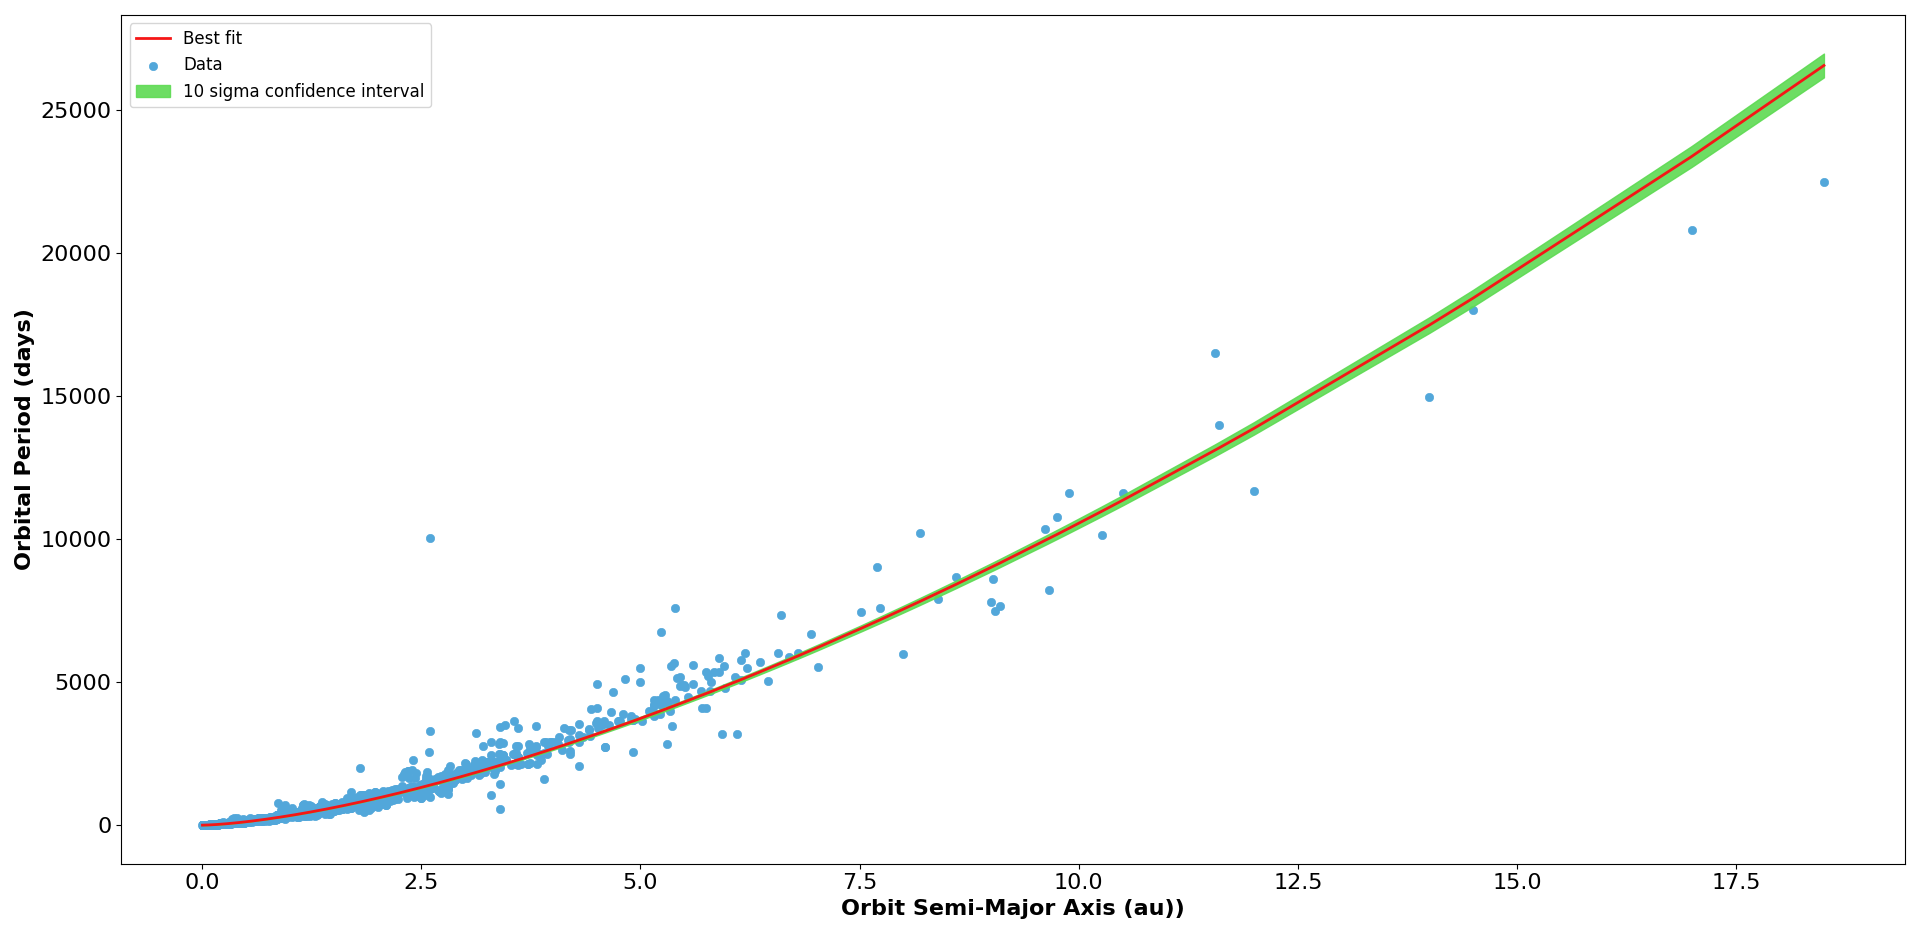

Generate this figure with Python:

# Paths:
path_data = "data/"

# Packages:
import numpy as np
import pandas as pd
import seaborn as sns
import matplotlib.pyplot as plt
from scipy.optimize import curve_fit

# Display options:
pd.set_option("display.width", 1200)
pd.set_option("display.max_columns", 300)
pd.set_option("display.max_rows", 300)

# Dataset:
df = pd.read_csv(path_data + "nasa_exoplanets.csv")
df_varnames = pd.read_csv(path_data + "nasa_exoplanets_var_names.csv")

# Variables:
resp_var = "pl_orbper"
resp_var_name = df_varnames.loc[(df_varnames["var"] == resp_var), ["var_name"]].values[0][0]
pred_var = "pl_orbsmax"
pred_var_name = df_varnames.loc[(df_varnames["var"] == pred_var), ["var_name"]].values[0][0]

# Adapt the data:
df = df[[pred_var, resp_var]]
df = df.dropna()
df = df.reset_index(drop = True)
df = df[(df[resp_var] < 25000) &
        (df[pred_var] < 20 )]
df = df.sort_values(by = pred_var)

# Fit function:
def kepler_orb(x, a):
    y = a*x**(1.5)
    return(y)

# Regression model:
X = df[pred_var]
Y = df[resp_var]
popt, pcov = curve_fit(f = kepler_orb,
                       xdata = X,
                       ydata = Y,
                       p0 = [1],
                       method = "lm")
popt = popt[0]
perr = np.sqrt(np.diag(pcov))[0]
nstd = 10
popt_up = popt + nstd*perr
popt_dw = popt - nstd*perr
y_fit = kepler_orb(x = X,
                   a = popt)
y_fit_up = kepler_orb(x = X,
                      a = popt_up)
y_fit_dw = kepler_orb(x = X,
                      a = popt_dw)

# Plot:
fig, ax = plt.subplots(
    figsize = (20, 10),
    tight_layout = True
)
_ = sns.scatterplot(
    x = X,
    y = Y,
    marker = "o",
    color = "#52A7DA",
    edgecolor = None,
    label = "Data",
    ax = ax
)
_ = sns.lineplot(
    x = X,
    y = y_fit,
    linewidth = 2,
    color = "#F51616",
    label = "Best fit",
    ci = None,
    ax = ax
)
_ = ax.fill_between(
    x = X,
    y1 = y_fit_up,
    y2 = y_fit_dw,
    color = "#5DDA52",
    alpha = 0.9,
    label = str(nstd) + " sigma confidence interval"
)
handles, labels = ax.get_legend_handles_labels()
leg = ax.legend(
    handles, labels,
    fontsize = "large",
    title_fontsize = 16,
    loc = "upper left"
)
_ = ax.set_xlabel(
    pred_var_name,
    fontsize = 16,
    fontweight = "bold"
)
_ = ax.set_ylabel(
    resp_var_name,
    fontsize = 16,
    fontweight = "bold"
)
_ = ax.tick_params(
    axis = "x", 
    which = "major", 
    labelsize = 16
)
_ = ax.tick_params(
    axis = "y", 
    which = "major", 
    labelsize = 16
)
